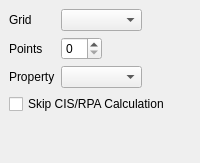
          <widget class="QWidget" name="AdvancedPlots" >
           <layout class="QVBoxLayout" >
            <property name="margin" >
             <number>9</number>
            </property>
            <property name="spacing" >
             <number>6</number>
            </property>
            <item>
             <layout class="QGridLayout" >
              <property name="margin" >
               <number>0</number>
              </property>
              <property name="spacing" >
               <number>6</number>
              </property>
              <item row="1" column="1" >
               <layout class="QGridLayout" >
                <property name="margin" >
                 <number>0</number>
                </property>
                <property name="spacing" >
                 <number>6</number>
                </property>
                <item row="0" column="0" >
                 <widget class="QSpinBox" name="qui_plots_points" />
                </item>
                <item row="0" column="1" >
                 <spacer>
                  <property name="orientation" >
                   <enum>Qt::Horizontal</enum>
                  </property>
                  <property name="sizeHint" >
                   <size>
                    <width>40</width>
                    <height>20</height>
                   </size>
                  </property>
                 </spacer>
                </item>
               </layout>
              </item>
              <item row="2" column="0" >
               <widget class="QLabel" name="label_147" >
                <property name="text" >
                 <string>Property</string>
                </property>
               </widget>
              </item>
              <item row="0" column="1" >
               <widget class="QComboBox" name="plots_grid" />
              </item>
              <item row="2" column="1" >
               <widget class="QComboBox" name="plots_property" />
              </item>
              <item row="1" column="0" >
               <widget class="QLabel" name="label_149" >
                <property name="text" >
                 <string>Points</string>
                </property>
               </widget>
              </item>
              <item row="0" column="0" >
               <widget class="QLabel" name="label_148" >
                <property name="text" >
                 <string>Grid</string>
                </property>
               </widget>
              </item>
              <item row="0" column="2" >
               <spacer>
                <property name="orientation" >
                 <enum>Qt::Horizontal</enum>
                </property>
                <property name="sizeHint" >
                 <size>
                  <width>40</width>
                  <height>20</height>
                 </size>
                </property>
               </spacer>
              </item>
             </layout>
            </item>
            <item>
             <widget class="QCheckBox" name="skip_cis_rpa" >
              <property name="text" >
               <string>Skip CIS/RPA Calculation</string>
              </property>
             </widget>
            </item>
            <item>
             <spacer>
              <property name="orientation" >
               <enum>Qt::Vertical</enum>
              </property>
              <property name="sizeHint" >
               <size>
                <width>20</width>
                <height>40</height>
               </size>
              </property>
             </spacer>
            </item>
           </layout>
          </widget>
